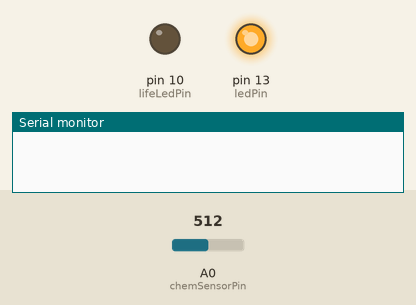
A sketch run on a simulated Arduino Uno, built with avr-gcc and run on an emulated ATmega328P. Shown: output pins drawn as LEDs (lit = HIGH), the last lines printed to the serial monitor. The test bench sets the inputs (shaded band); at power-on: A0 (chemSensorPin) = 512.

Above: at 0.1 s.
At 5.1 s:
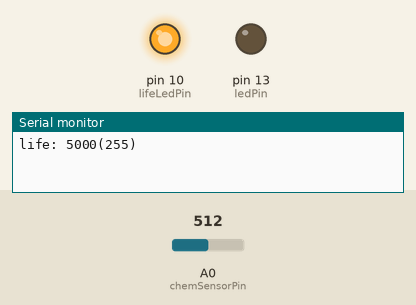
Timing chart, 0 to 6.6 s (numbered marks = the images above):
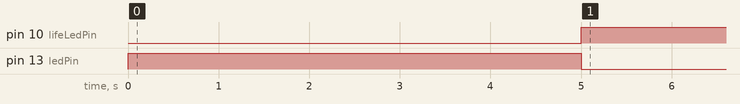

The sketch:

bacterium.ino
```cpp
/*
  Snapback @ Maker Faire Rome 2014
 Bacterium

 This sketch is written for the Maker Faire 2014, to be used together with chemicals sketch.

 Parts required:
 1 Red LED
 1 10 kilohm resistors
 1 220 ohm resistors
 1 photoresistors

 Created 01 October 2014
 Modified 29 October 2014
 by Claudio Capobianco

 http://snapback.io

 This example code is part of the public domain
 */


#include <SoftwareSerial.h>

// PINs constants
const int ledPin = 13;
const int calibLedPin = ledPin;
const int penicillinResistenceLedPin = ledPin;
const int lifeLedPin = 10;    // LED connected to digital pin 10
const int chemSensorPin = A0;  // pin with the photoresistor for chemicals
const int pilumPin = 4; // pin that will recognize the presence of the pilum (not used)
const int rxPin = 2;  // software serial
const int txPin = 3;  // software serial

// Chemicals
int chemValue = 0; // value to write to the red LED
int chemSensorValue = 0; // variable to hold the value from the red sensor
int chemLow = 1023; // variable to calibrate low value
int chemHigh = 0; // variable to calibrate low value
const int chemBufferLen = 24;
int chemRingBuffer[chemBufferLen] = {0,0,0,0,0,0,0,0,0,0,0,0,0,0,0,0,0,0,0,0,0,0,0,0};
int chemRingBufferWrIdx = 0;

// Plasmid
// pattern: twentyfour values, half has to be 0 and half has to be 1.
const int startCode = 0x0A;
const int plasmidLen = 24;
int plasmid[plasmidLen] = {0,0,0,0,0,0,0,0,0,0,0,0,0,0,0,0,0,0,0,0,0,0,0,0};
// pattern of the plasmid that mediate the resistance to penicillin
const int penicillinResistencePlasmid[plasmidLen] = {0,0,0,1,1,0,0,1,1,1,0,0,0,0,0,0,0,1,1,1,1,1,1,1};


// Life
const int maxLife = 5000;  // whatever you want
int myLife = maxLife;  // we start with an healty bacterium
int lifeCounter = 0;

// Penicillin
bool isPenicillinResistance = false;

// Inter-bacteria communication
SoftwareSerial plasmidSerial =  SoftwareSerial(rxPin, txPin);
int sendPauseCounter = 0;

// Select bacteria
enum bacteriumName {
  Colin,  // resistent to penicillin
  Kalin   // not resistent to penicillin
};
bacteriumName myName = Kalin;


void setup() {
  // initialize serial communications at 9600 bps
  Serial.begin(9600);
  plasmidSerial.begin(9600);

  // set the digital pins as outputs
  pinMode(lifeLedPin,OUTPUT);
  pinMode(ledPin,OUTPUT);

  // calibrate sensors
  calibPhotoresistors();

  // make the plasmid pin an input
  pinMode(pilumPin, INPUT);


  // initialize bacterium
  if (myName == Colin) {
    isPenicillinResistance = true;
    for (int i = 0; i < plasmidLen; i++) {
      plasmid[i] = penicillinResistencePlasmid[i];
    }
  }

}

void loop() {
  // Update chemical ring buffer
  updateChemical();

  // Check if chemicals are dangerous
  int dangerFactor = computeDangerFactor();

  updateLifeValue(dangerFactor);

  updatePlasmid(dangerFactor);

  updateLifeLed();
  updatePlasmidResistenceLed();

  delay(100);  // delay has to be the same of chemicals sketch
}

void updateChemical() {
  chemSensorValue = analogRead(chemSensorPin);

  //Serial.print("raw sensor Values \t chem: ");
  //Serial.println(chemSensorValue);

  // Create the pattern of the chemicals around
  // map the value to the range [0,1000]
  int chem = map(chemSensorValue, chemLow, chemHigh, 0, 1000);
  // map again manually in [0,1] (to avoid numerics oddities)
  if (chem > 500) {
    chem = 1;
  } else {
    chem = 0;
  }

//    Serial.print("calib sensor Values \t chem: ");
//    Serial.println(chem);

  // fill the buffer
  chemRingBuffer[chemRingBufferWrIdx] = chem;
  chemRingBufferWrIdx = (chemRingBufferWrIdx + 1) % chemBufferLen;

}

int computeDangerFactor() {
      // use cross-correlation to identify chemicals
    int idx;
    int bufRdIdx = chemRingBufferWrIdx;
    int crossValue = 0;
    for (idx = 0; idx < chemBufferLen; idx++) {
      bufRdIdx = (bufRdIdx+1)%chemBufferLen;
      crossValue += (plasmid[idx]*chemRingBuffer[bufRdIdx]);///(1000*1000);
    }
//    Serial.print("cross penicillin Values: ");
//    Serial.println(crossValue);
  return crossValue;
}

void updateLifeValue(int dangerFactor) {
  // decrease if penicillin is found
  int acceptanceThr =  9;
  if ((isPenicillinResistance == false) && (dangerFactor >= acceptanceThr)) {
    Serial.println("penicillin!");
    lifeDown();
  }
  //always increase after a cycle
  lifeUp();
}

void lifeUp() {
  int stepUp = (myLife*0.01); // not linear, since brightness perception is not linear
  stepUp = max(1,stepUp);
  int newLife = myLife+stepUp;
  myLife = min(newLife,maxLife);
}

void lifeDown() {
    int stepDown = maxLife / 3; // will (almost) die in few rounds
    int newLife = myLife-stepDown;
    myLife = max(0,newLife);
}

void updateLifeLed() {
  int lifeLedValue = map(myLife, 0, maxLife, 0, 255);
  lifeLedValue = constrain(lifeLedValue,2,255); // min = 2: we don't want that bacterium dies
  analogWrite(lifeLedPin,lifeLedValue);
  Serial.print("life: ");
  Serial.print(myLife);
  Serial.print("(");
  Serial.print(lifeLedValue);
  Serial.println(")");
}


void updatePlasmid(int dangerFactor) {
  int triggerThr = -1;
  if (dangerFactor > triggerThr) {
    if (isPenicillinResistance == true) {
      sendPauseCounter++;
      if (sendPauseCounter > 30) { // send every 3''
        sendPauseCounter = 0;
        sendPlasmid();
      }
    } else {
      receivePlasmid();
    }
  }
}

void sendPlasmid() {
  Serial.print("Sending plasmid...");
  // write start byte
  plasmidSerial.write(startCode);
  // write plasmid buffer
  for (int i = 0; i<plasmidLen; i+=1){
    plasmidSerial.write(plasmid[i]);
    Serial.print(plasmid[i]);
  }
  Serial.println(" sent");
}

void receivePlasmid() {
  if (plasmidSerial.available() > 0) {
    if (plasmidSerial.read() == startCode) {
      Serial.print("Receiving plasmid...");
      // wait to fill the buffer
      while (plasmidSerial.available() < plasmidLen) {
      }
      // receive buffer
      for (int i = 0; i<plasmidLen; i+=1) {
        plasmid[i] = plasmidSerial.read();
        Serial.print(plasmid[i]);
      }
      isPenicillinResistance = true;
      Serial.println(" received");
    }
  }
}

void updatePlasmidResistenceLed() {
  if (isPenicillinResistance == true) {
    digitalWrite(penicillinResistenceLedPin, HIGH);
  } else {
    digitalWrite(penicillinResistenceLedPin, LOW);
  }
}

void calibPhotoresistors() {
  // Make the LED pin an output and turn it on
  pinMode(calibLedPin, OUTPUT);
  digitalWrite(calibLedPin, HIGH);

  // calibrate for the first five seconds after program runs
  while (millis() < 5000) {
    delay(5);
    chemSensorValue = analogRead(chemSensorPin);

    // record the maximum sensor value
    if (chemSensorValue > chemHigh) {
      chemHigh = chemSensorValue;
    }
    // record the minimum sensor value
    if (chemSensorValue < chemLow) {
      chemLow = chemSensorValue;
    }
  }
//  Serial.print("calib: chem [");
//    Serial.print(chemLow);
//    Serial.print(",");
//    Serial.print(chemHigh);
//    Serial.println("]");
  // turn the LED off, signaling the end of the calibration period
  digitalWrite(calibLedPin, LOW);
}


// FIXME TBD REMOVE: just activate plasmid when pin is high
//void updatePlasmid() {
//  // Check plasmid
//  int plasmidState = digitalRead(pilumPin);
//  if ( (plasmidState == true) && (isPenicillinResistance == false) ) {
//    isPenicillinResistance = true;
//    myLife = maxLife;
//    // turn on led to visualize that plasmid is present
//    digitalWrite(ledPin, HIGH);
////      Serial.println("Plasmid received!");
//  }
//}
```

Measured:
- by itself, pin 10 (lifeLedPin): LOW → HIGH at 5.0 s
